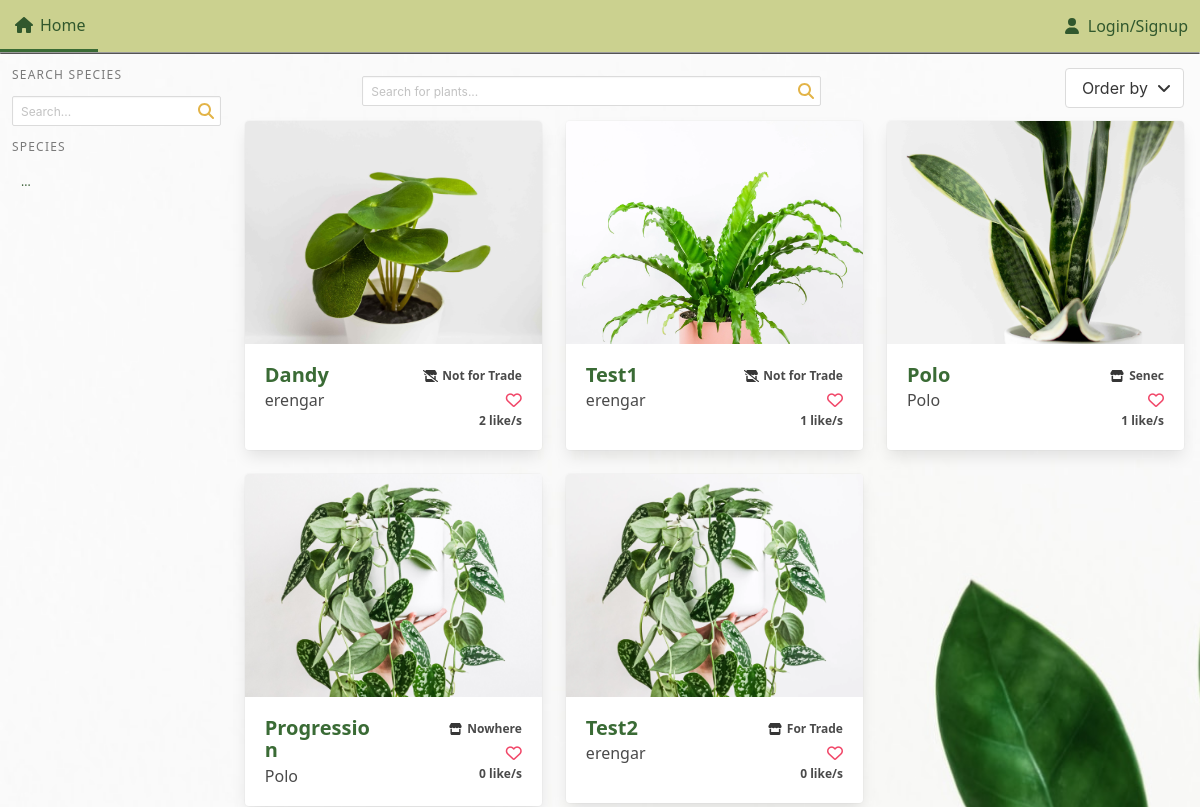
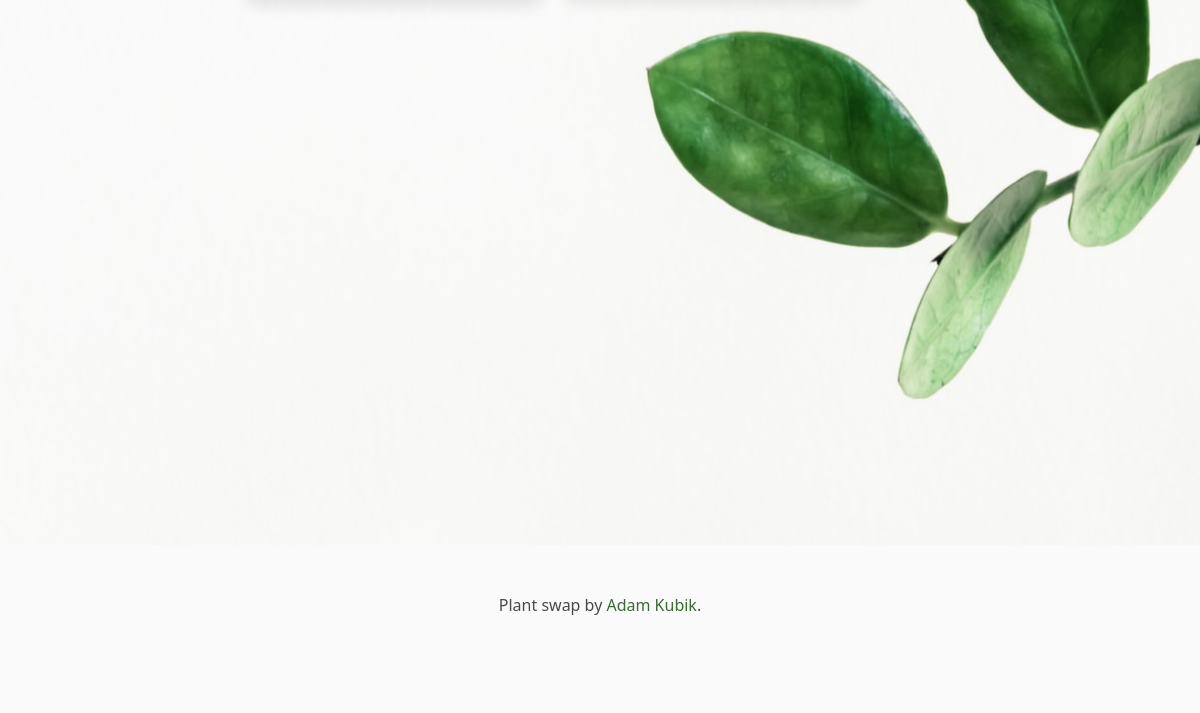
/, run on an earlier commit of the app's database (2 pictures, top to bottom).
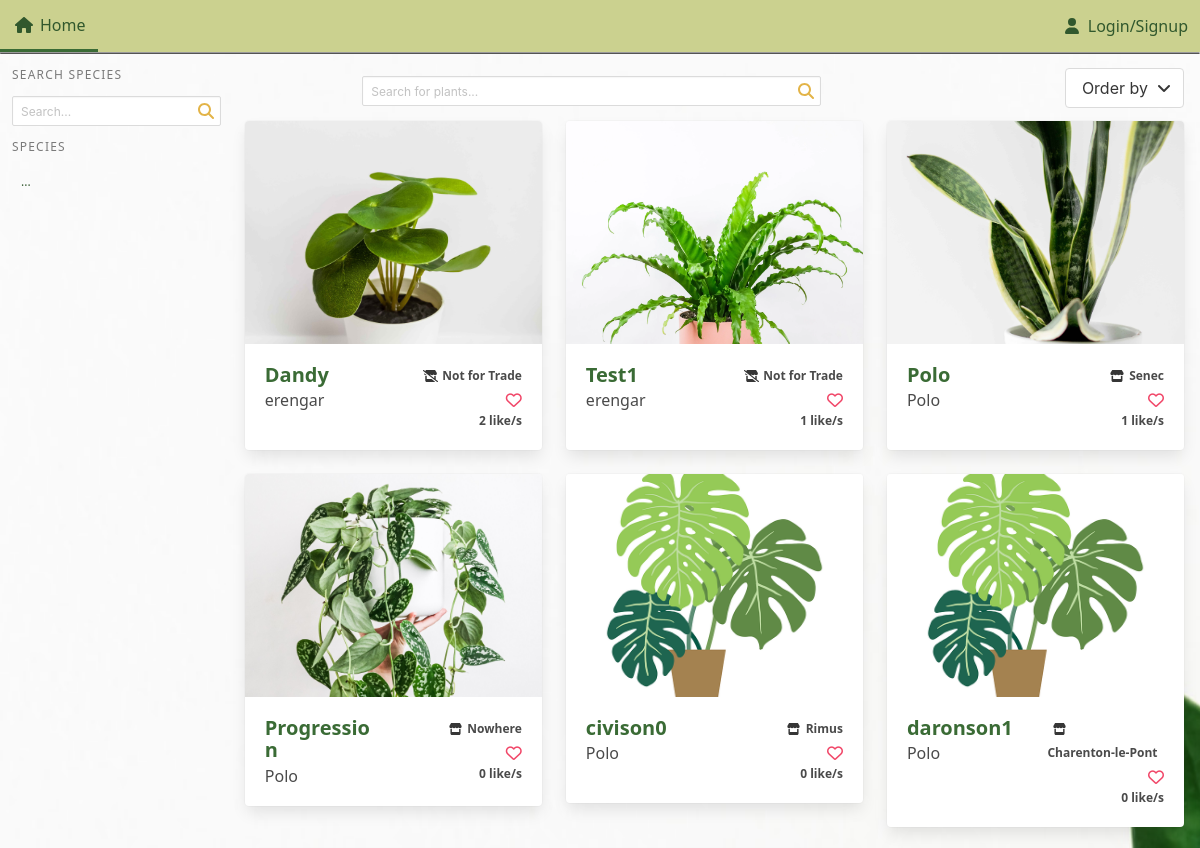
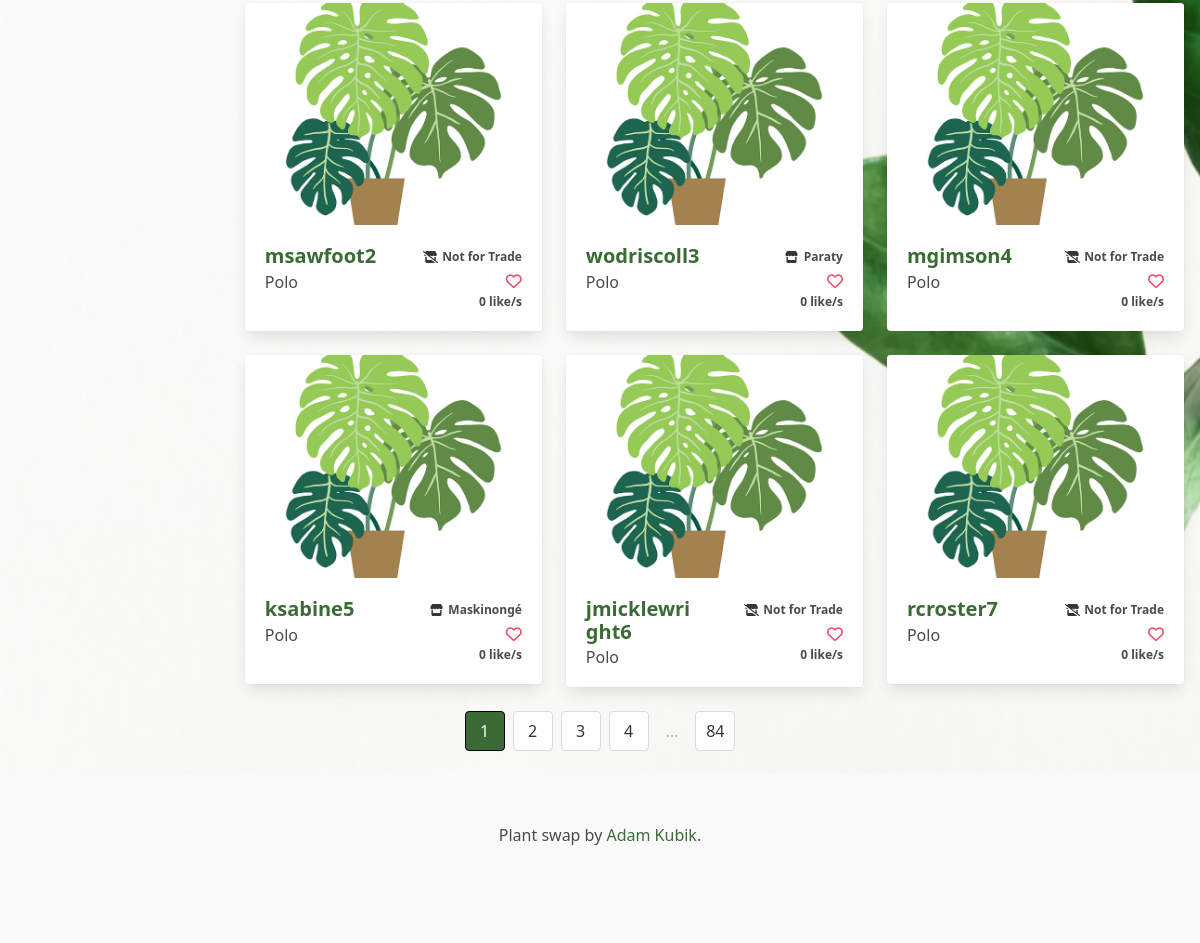
And on a later commit of the database (2 pictures, top to bottom).
### plant_collection/models.py (models this page shows, shortened)
class Plant(models.Model):
    nick_name = models.CharField(
        max_length=64, validators=[MinLengthValidator(3)], unique=True
    )
    created = models.DateTimeField(auto_now_add=True, null=True, blank=True)
    updated = models.DateTimeField(auto_now=True, null=True, blank=True)
    species = models.ForeignKey(
        Species, on_delete=models.SET_NULL, blank=True, null=True, related_name="plants"
    )
    owner = models.ForeignKey(
        settings.AUTH_USER_MODEL, on_delete=models.CASCADE, related_name="plants"
    )
    slug = models.SlugField(default="bugged-plant")
    for_trade = models.BooleanField(default=False)
    likes = models.ManyToManyField(User, related_name="liked")
    location = models.CharField(max_length=24, blank=True, null=True, default=None, help_text="City, State")
    content = models.TextField(blank=True, null=True, default=None)
    def number_of_likes(self):
        return self.likes.count()

class Image(models.Model):
    plant = models.ForeignKey(Plant, on_delete=models.CASCADE, related_name="picture")
    image = models.ImageField(upload_to="pics")

### plant_collection/views.py (the view)
# urls.py: path('', views.front_page.as_view(), name='front_page'),
class front_page(generic.View):
    template_name = "front_page.html"
    def get(self, request, pagination=1, order ='-likes', specie=None, search=None):
        if 'nick_name' in order:
            order = order.replace('nick_name', 'slug')
        context = {}
        context['search'] = search
        context['tab_signal'] = 'front_page'
        if not cache.get('species'):
            cache.set('species', Species.objects.all()[:34], 60*60*24)
        context['order'] = order
        context["species"] = cache.get('species')
        context["current_page"] = pagination
        context = order_query(request=request, order=order, context=context, specie=specie, search=search)
        if 'slug' in order:
            order = order.replace('slug', 'nick_name')
            context['order'] = order
        return render(request, self.template_name, context)

### plant_collection/templates/front_page.html (shortened to what this page needs)
{% extends "base.html" %}
{% load static %}
{% block header %}
<link rel="stylesheet" href="{% static 'plant_collection/css/like_animation.css' %}">
<link rel="stylesheet" href="{% static 'plant_collection/css/search_bar.css' %}">
<link rel="stylesheet" href="{% static 'plant_collection/css/pagination.css' %}">
{% endblock %}
{% block content %}
<div class='columns is-mobile'>
    {% include "plant_collection/assets/search_species.html" %}
    <div class='column is-11-widescreen is-four-fifth-desktop' id='main-window'>
        <div style='display:flex; gap:1vw; align-items:center;'>
        {% include "plant_collection/assets/general_search_bar.html" %}
        {% include "plant_collection/assets/ordering_dropdown_front_page.html" %}
        </div>
        <section id='plants-dump' class='px-0 pt-0 pr-4'>
            {% include "plant_collection/assets/plants_gallery.html" %}
        </section>
    </div>
</div>
{% include "plant_collection/assets/front_page_pagination.html" %}
{% endblock %}

### plant_collection/templates/plant_collection/assets/plants_gallery.html (shortened to what the changed rows need)
{% load cache %}
{% load static %}
<div class='columns is-multiline'>
    {% if plants %}
    {% for plant in plants %}
    <div class='column is-4-desktop is-full-mobile is-3-widescreen is-6-tablet'>
        <div class='card hover'>
            {% if plant.picture.all %}
            <div class='card-image'>
                <figure class='image is-4by3'>
                    <a href="{% url 'plant_collection:plant_view' slug=plant.slug %}">
                        {% if plant.thumbnail %}
                        <img src="{{ plant.thumbnail.image.image.url }}" alt="Picture of a plant" loading='lazy' class="cover">
                        {% else %}
                        <img src="{{ plant.picture.all.0.image.url }}" alt="Picture of a plant" loading='lazy' class="cover">
                        {% endif %}
                    </a>
                </figure>
            </div>
            {% else %}
            <div class='card-image'>
                <figure class='image is-4by3'>
                    <a href="{% url 'plant_collection:plant_view' slug=plant.slug %}">
                        <img src="{% static 'plant_collection/placeholder-plant.png' %}" alt="Picture of a plant" loading='lazy' class="cover">
                    </a>
                </figure>
            </div>
            {% endif %}
            <div class='card-content columns is-mobile' style='margin:0; padding:0.5rem;'>
                <div class='column is-6'>
                    <div class='title is-size-4-widescreen is-size-4-touch is-size-5-desktop'>
                        <a href="{% url 'plant_collection:plant_view' slug=plant.slug %}">{{plant.nick_name}}</a>
                    </div>
                    <div class='subtitle is-size-6-widescreen is-size-6-touch is-size-6-desktop'>
                        {% if user == plant.owner or not user.is_authenticated %}
                        <span>{{plant.owner}}</span>
                        {% else %}
                        <span class='icon-text'>
                            <span>{{plant.owner}}</span>
                            <a href="{% url 'accounts:write_message' name=plant.owner %}" class="icon"><img src="{% static 'plant_collection/icons/envelope.svg' %}"></a>
                        </span>
                        {% endif %}
                    </div>
                </div>
                <div class='column is-6'>
                    <div class='has-text-right'>
                        {% if plant.for_trade %}
                        <span class='icon-text has-text-weight-semibold is-size-7-desktop is-size-7-touch'>
                            <span class='icon'>
                                <img src="{% static 'plant_collection/icons/trade.svg' %}">
                            </span>
                            {% if plant.location %}
                            {{plant.location}}
                            {% else %}
                            For Trade
                            {% endif %}
                        </span>
                        {% else %}
                        <span class='icon-text has-text-weight-semibold is-size-7-desktop is-size-7-touch'>
                            <span class='icon'>
                                <img src="{% static 'plant_collection/icons/no_trade.svg' %}">
                            </span>
                            Not for Trade
                        </span>
                        {% endif %}
                    </div>
                    <div class='has-text-right'>
                        {% if not user in plant.likes.all %}
                        <div>
                            <a class='heart' role='button' tabindex=0 data-plant='{{ plant.id }}' data-user='{{ user }}'><i class="fa-regular fa-heart has-text-danger"></i></a>
                        </div>
                        {% elif user in plant.likes.all %}
                        <div>
                            <a class='heart' role='button' tabindex=0 data-plant='{{ plant.id }}' data-user='{{ user }}'><i class="fa-solid fa-heart has-text-danger"></i></a>
                        </div>
                        {% endif %}
                        <div class='number_likes is-size-7 has-text-weight-bold' data-plant='{{ plant.id }}'>
                            {{ plant.number_of_likes }} like/s
                        </div>
                    </div>
                </div>
            </div>
        </div>
    </div>
    {% empty %}
    <div class='column is-3-desktop is-full-mobile'>
        No plants :(
    </div>
    {% endfor %}
    {% endif %}
</div>

What changed in the data, as far as the page shows it:
no longer on this page (row unchanged): Plant: picture.all.0.image (picture), nick_name "Test2", owner "erengar", for_trade True (drawn), location "For Trade", number_of_likes "0"
added Plant: nick_name "civison0", owner "Polo", for_trade True (drawn), location "Rimus", number_of_likes "0"
added Plant: nick_name "daronson1", owner "Polo", for_trade True (drawn), location "Charenton-le-Pont", number_of_likes "0"
added Plant: nick_name "msawfoot2", owner "Polo", for_trade False (drawn), number_of_likes "0"
added Plant: nick_name "wodriscoll3", owner "Polo", for_trade True (drawn), location "Paraty", number_of_likes "0"
added Plant: nick_name "mgimson4", owner "Polo", for_trade False (drawn), number_of_likes "0"
added Plant: nick_name "ksabine5", owner "Polo", for_trade True (drawn), location "Maskinongé", number_of_likes "0"
added Plant: nick_name "jmicklewright6", owner "Polo", for_trade False (drawn), number_of_likes "0"
added Plant: nick_name "rcroster7", owner "Polo", for_trade False (drawn), number_of_likes "0"
Also different on the page:
{{ pages|last }}: (not shown) → "84"
new list line: "1"
new list line: "2"
new list line: "3"
new list line: "4"
